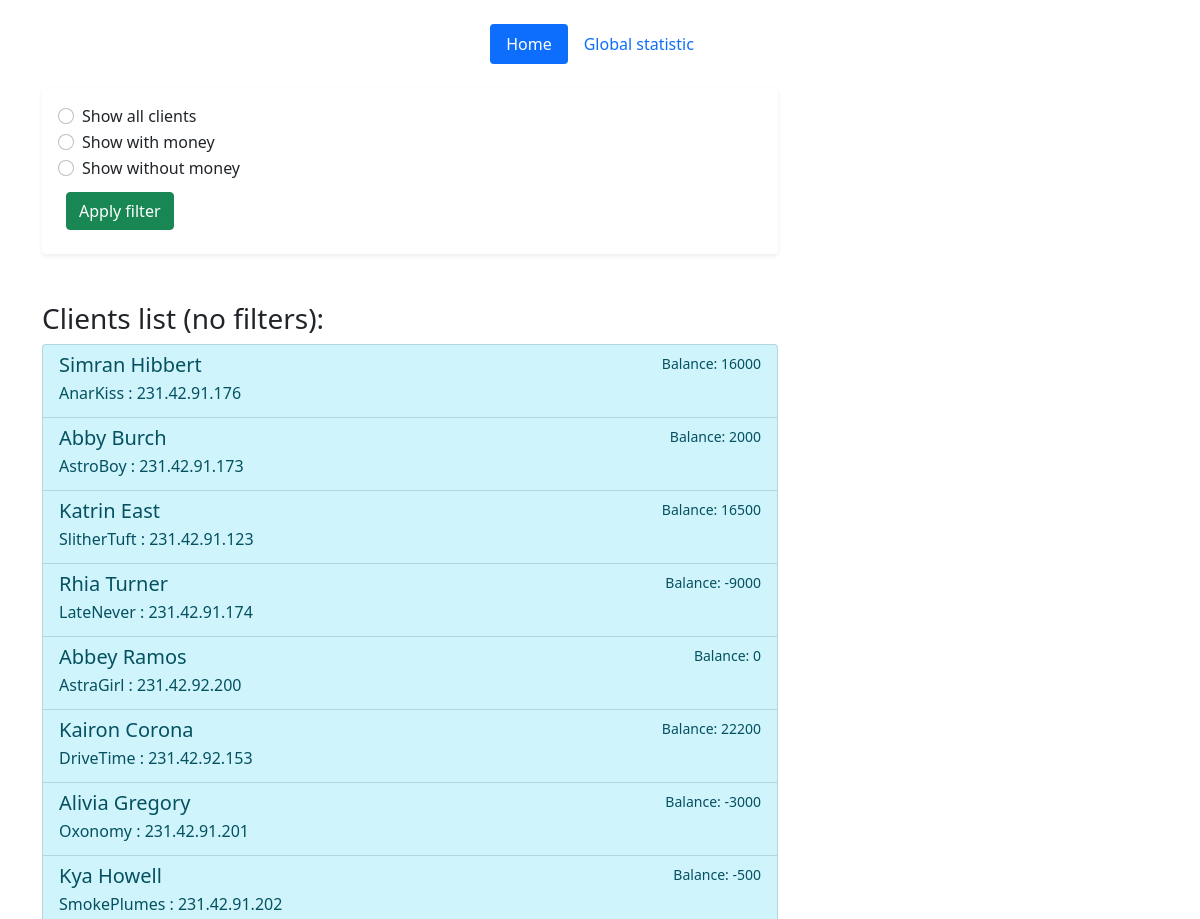
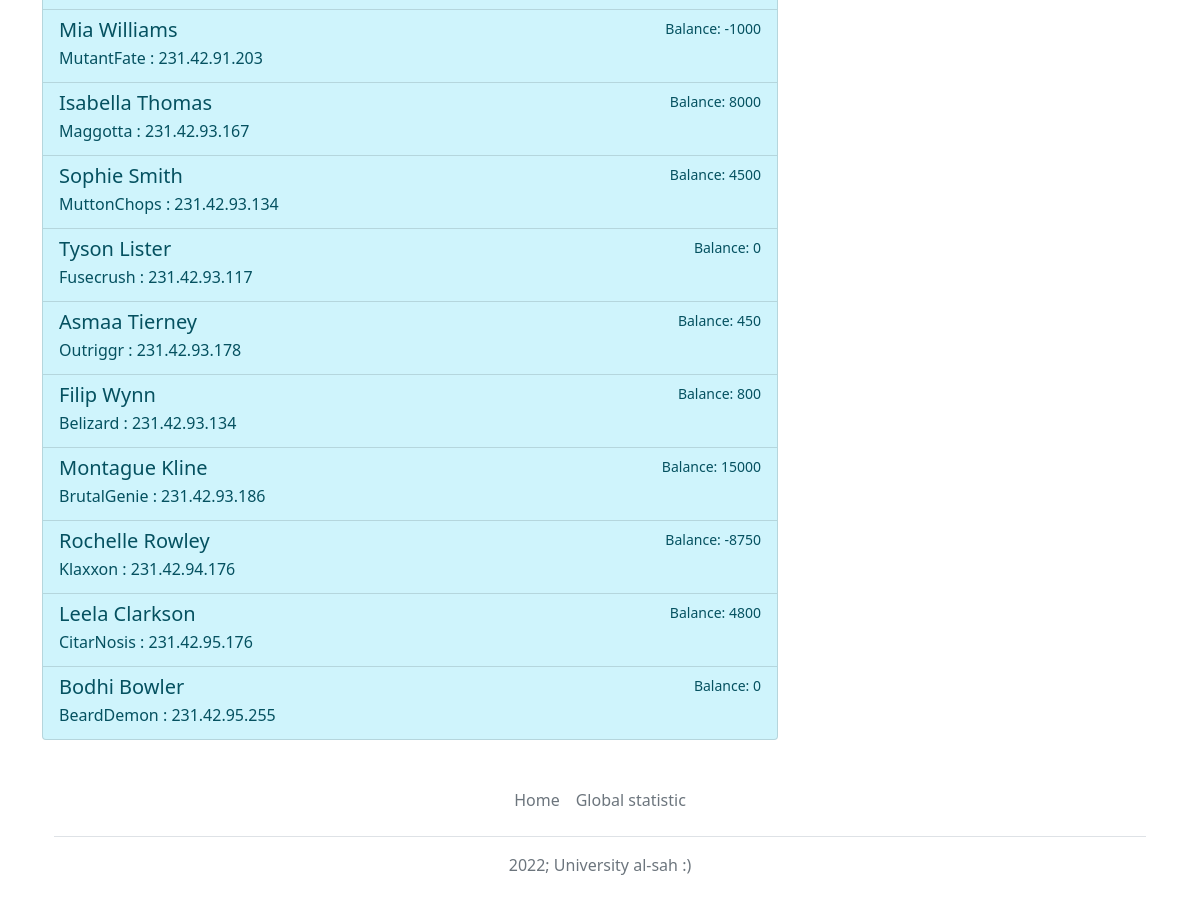
Page /internet-technologies-lab-works/lab-work5/index.php on the committed database (2 pictures, top to bottom).
### tables this page shows
CREATE TABLE `client` (
  `id` int NOT NULL AUTO_INCREMENT,
  `name` varchar(45) NOT NULL,
  `login` varchar(45) NOT NULL,
  `password` varchar(45) NOT NULL,
  `ip` varchar(45) NOT NULL,
  `balance` int NOT NULL,
  PRIMARY KEY (`id`),
  UNIQUE KEY `login_UNIQUE` (`login`)
);

### internet-technologies-lab-works/lab-work5/utils.php (called while the page is built, shortened)
<?php
function check_filter(): string {
    return '(no filters)';
}
function get_clients($pdo){
    $sql_str = 'SELECT * FROM `client`';
    try{
        return $pdo->query($sql_str)->fetchAll(PDO::FETCH_OBJ);
    }catch(PDOException $e) {
        print_error_page(500, "<h2> Error: ".$e->getMessage()."</h2>");
        exit;
    }
}

### internet-technologies-lab-works/lab-work5/ui-components.php (the view, shortened to what this page needs)
<?php
function print_footer(){
    echo <<< FOOTER
    <div class="container">
        <footer class="py-3 my-4">
            <ul class="nav justify-content-center border-bottom pb-3 mb-3">
                <li class="nav-item"><a href="/index.php" class="nav-link px-2 text-muted">Home</a></li>
                <li class="nav-item"><a href="/global-statistic.php" class="nav-link px-2 text-muted">Global statistic</a></li>
            </ul>
            <p class="text-center text-muted"> 2022; University al-sah :)</p>
        </footer>
    </div>
    FOOTER;
}
function print_header(){
    echo <<< HEADER
    <header class="d-flex justify-content-center py-3">
    <nav class="navbar navbar-light" >
        <ul class="nav nav-pills">
            <li class="nav-item"><a href="/index.php" class="nav-link active" aria-current="page">Home</a></li>
            <li class="nav-item"><a href="/global-statistic.php" class="nav-link">Global statistic</a></li>
        </ul>
    </nav>
    </header>
    HEADER;
}
function print_clients_list($clients){
    echo "<h3>Clients list ".check_filter().":</h3> <div class='list-group'>";
    foreach ($clients as $client) {
        echo "<a href='/client-statistic.php?id=$client->id'class='list-group-item list-group-item-info' aria-current='true'>";
        print_client($client);
        echo '</a>';
    }
    echo "</div>";
}
function print_client($client){
    echo <<< CLIENT
        <div class="d-flex w-100 justify-content-between ">
            <h5 class="mb-1">$client->name</h5>
            <small> Balance: $client->balance</small>
        </div>
        <p class="mb-1"> $client->login : $client->ip </p>
    CLIENT;
}

### internet-technologies-lab-works/lab-work5/index.php (shortened to what this page needs)
<?php
    require "ui-components.php";
    require "database/config.php";
    require "utils.php";
    $clients = get_clients($pdo);
?>
<main role="main">
    <div class="container">
        <?php print_header();?>
        <div class="row">
            <div class="col-md-8">
                <form action="index.php" method="get" class="shadow-sm p-3 mb-5 bg-body rounded">
                    <div class="form-check ">
                        <input class="form-check-input" type="radio" name="clients-filter" id="filter1" value="cf1">
                        <label class="form-check-label" for="filter1"> Show all clients </label>
                    </div>
                    <div class="form-check">
                        <input class="form-check-input" type="radio" name="clients-filter" id="filter2" value="cf2">
                        <label class="form-check-label" for="filter2"> Show with money </label>
                    </div>
                    <div class="form-check">
                        <input class="form-check-input" type="radio" name="clients-filter" id="filter3" value="cf3">
                        <label class="form-check-label" for="filter3"> Show without money </label>
                    </div>
                    <div class="p-2 mt-1">
                        <button type="submit" class="btn btn-success">Apply filter</button>
                    </div>
                </form>
                <?php  print_clients_list($clients);?>
            </div>
        </div>
        <?php print_footer();?>
    </div>
</main>

### rows in the picture
client: name "Simran Hibbert", balance "16000", login "AnarKiss", ip "231.42.91.176"
client: name "Abby Burch", balance "2000", login "AstroBoy", ip "231.42.91.173"
client: name "Katrin East", balance "16500", login "SlitherTuft", ip "231.42.91.123"
client: name "Rhia Turner", balance "-9000", login "LateNever", ip "231.42.91.174"
client: name "Abbey Ramos", balance "0", login "AstraGirl", ip "231.42.92.200"
client: name "Kairon Corona", balance "22200", login "DriveTime", ip "231.42.92.153"
client: name "Alivia Gregory", balance "-3000", login "Oxonomy", ip "231.42.91.201"
client: name "Kya Howell", balance "-500", login "SmokePlumes", ip "231.42.91.202"
client: name "Mia Williams", balance "-1000", login "MutantFate", ip "231.42.91.203"
client: name "Isabella Thomas", balance "8000", login "Maggotta", ip "231.42.93.167"
client: name "Sophie Smith", balance "4500", login "MuttonChops", ip "231.42.93.134"
client: name "Tyson Lister", balance "0", login "Fusecrush", ip "231.42.93.117"
client: name "Asmaa Tierney", balance "450", login "Outriggr", ip "231.42.93.178"
client: name "Filip Wynn", balance "800", login "Belizard", ip "231.42.93.134"
client: name "Montague Kline", balance "15000", login "BrutalGenie", ip "231.42.93.186"
client: name "Rochelle Rowley", balance "-8750", login "Klaxxon", ip "231.42.94.176"
client: name "Leela Clarkson", balance "4800", login "CitarNosis", ip "231.42.95.176"
client: name "Bodhi Bowler", balance "0", login "BeardDemon", ip "231.42.95.255"

### other values in the picture
check_filter() "(no filters)"
